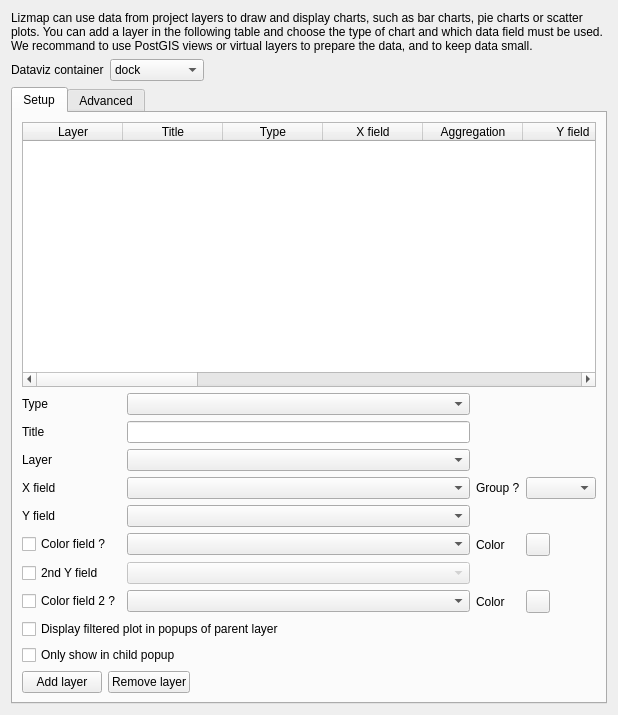
             <widget class="QWidget" name="scrollAreaWidgetContents_11">
              <property name="geometry">
               <rect>
                <x>0</x>
                <y>0</y>
                <width>618</width>
                <height>715</height>
               </rect>
              </property>
              <layout class="QVBoxLayout" name="verticalLayout_19">
               <item>
                <widget class="QLabel" name="label_78">
                 <property name="text">
                  <string>Lizmap can use data from project layers to draw and display charts, such as bar charts, pie charts or scatter plots. You can add a layer in the following table and choose the type of chart and which data field must be used. We recommand to use PostGIS views or virtual layers to prepare the data, and to keep data small.</string>
                 </property>
                 <property name="wordWrap">
                  <bool>true</bool>
                 </property>
                </widget>
               </item>
               <item>
                <layout class="QHBoxLayout" name="horizontalLayout_34">
                 <item>
                  <widget class="QLabel" name="label_79">
                   <property name="styleSheet">
                    <string notr="true"/>
                   </property>
                   <property name="text">
                    <string>Dataviz container</string>
                   </property>
                  </widget>
                 </item>
                 <item>
                  <widget class="QComboBox" name="liDatavizContainer">
                   <item>
                    <property name="text">
                     <string>dock</string>
                    </property>
                   </item>
                   <item>
                    <property name="text">
                     <string>bottomdock</string>
                    </property>
                   </item>
                   <item>
                    <property name="text">
                     <string>right-dock</string>
                    </property>
                   </item>
                  </widget>
                 </item>
                 <item>
                  <spacer name="horizontalSpacer_29">
                   <property name="orientation">
                    <enum>Qt::Horizontal</enum>
                   </property>
                   <property name="sizeHint" stdset="0">
                    <size>
                     <width>40</width>
                     <height>20</height>
                    </size>
                   </property>
                  </spacer>
                 </item>
                </layout>
               </item>
               <item>
                <widget class="QTabWidget" name="tabWidget">
                 <property name="currentIndex">
                  <number>0</number>
                 </property>
                 <widget class="QWidget" name="tab">
                  <attribute name="title">
                   <string>Setup</string>
                  </attribute>
                  <layout class="QVBoxLayout" name="verticalLayout_48">
                   <item>
                    <widget class="QTableWidget" name="twDatavizLayers">
                     <property name="maximumSize">
                      <size>
                       <width>16777215</width>
                       <height>16777215</height>
                      </size>
                     </property>
                     <property name="editTriggers">
                      <set>QAbstractItemView::NoEditTriggers</set>
                     </property>
                     <property name="alternatingRowColors">
                      <bool>true</bool>
                     </property>
                     <property name="selectionMode">
                      <enum>QAbstractItemView::SingleSelection</enum>
                     </property>
                     <property name="selectionBehavior">
                      <enum>QAbstractItemView::SelectRows</enum>
                     </property>
                     <column>
                      <property name="text">
                       <string>Layer</string>
                      </property>
                     </column>
                     <column>
                      <property name="text">
                       <string>Title</string>
                      </property>
                     </column>
                     <column>
                      <property name="text">
                       <string>Type</string>
                      </property>
                     </column>
                     <column>
                      <property name="text">
                       <string>X field</string>
                      </property>
                     </column>
                     <column>
                      <property name="text">
                       <string>Aggregation</string>
                      </property>
                     </column>
                     <column>
                      <property name="text">
                       <string>Y field</string>
                      </property>
                     </column>
                     <column>
                      <property name="text">
                       <string>Color</string>
                      </property>
                     </column>
                     <column>
                      <property name="text">
                       <string>Color field</string>
                      </property>
                     </column>
                     <column>
                      <property name="text">
                       <string>Second Y field ?</string>
                      </property>
                     </column>
                     <column>
                      <property name="text">
                       <string>Y Field 2</string>
                      </property>
                     </column>
                     <column>
                      <property name="text">
                       <string>Color 2</string>
                      </property>
                     </column>
                     <column>
                      <property name="text">
                       <string>Color field 2</string>
                      </property>
                     </column>
                     <column>
                      <property name="text">
                       <string>Popup for main layer</string>
                      </property>
                     </column>
                     <column>
                      <property name="text">
                       <string>Only show child</string>
                      </property>
                     </column>
                     <column>
                      <property name="text">
                       <string>Popup for children</string>
                      </property>
                     </column>
                     <column>
                      <property name="text">
                       <string>Id</string>
                      </property>
                     </column>
                     <column>
                      <property name="text">
                       <string>Plot Id</string>
                      </property>
                     </column>
                    </widget>
                   </item>
                   <item>
                    <layout class="QGridLayout" name="gridLayout_4">
                     <item row="11" column="1">
                      <widget class="QgsFieldComboBox" name="inDatavizColorField"/>
                     </item>
                     <item row="12" column="0">
                      <widget class="QCheckBox" name="cbDatavizYField2">
                       <property name="toolTip">
                        <string>You can add a second Y field, if the graph can accept it.</string>
                       </property>
                       <property name="text">
                        <string>2nd Y field</string>
                       </property>
                      </widget>
                     </item>
                     <item row="2" column="1">
                      <widget class="QLineEdit" name="inDatavizPlotTitle">
                       <property name="toolTip">
                        <string>The title of the graph</string>
                       </property>
                      </widget>
                     </item>
                     <item row="5" column="0">
                      <widget class="QLabel" name="label_76">
                       <property name="text">
                        <string>X field</string>
                       </property>
                      </widget>
                     </item>
                     <item row="0" column="1">
                      <widget class="QComboBox" name="liDatavizPlotType">
                       <property name="statusTip">
                        <string>Type of chart to add</string>
                       </property>
                      </widget>
                     </item>
                     <item row="8" column="0">
                      <widget class="QLabel" name="label_77">
                       <property name="text">
                        <string>Y field</string>
                       </property>
                      </widget>
                     </item>
                     <item row="0" column="0">
                      <widget class="QLabel" name="label_74">
                       <property name="text">
                        <string>Type</string>
                       </property>
                      </widget>
                     </item>
                     <item row="3" column="1">
                      <widget class="QgsMapLayerComboBox" name="liDatavizPlotLayer">
                       <property name="toolTip">
                        <string>Layer to work on</string>
                       </property>
                      </widget>
                     </item>
                     <item row="3" column="0">
                      <widget class="QLabel" name="label_58">
                       <property name="text">
                        <string>Layer</string>
                       </property>
                      </widget>
                     </item>
                     <item row="5" column="1">
                      <widget class="QgsFieldComboBox" name="inDatavizPlotXfield">
                       <property name="toolTip">
                        <string>X field of your graph, it might be empty according to the kind of graph (box)</string>
                       </property>
                      </widget>
                     </item>
                     <item row="8" column="1">
                      <widget class="QgsFieldComboBox" name="inDatavizPlotYfield">
                       <property name="toolTip">
                        <string>The Y field of your graph.</string>
                       </property>
                      </widget>
                     </item>
                     <item row="2" column="0">
                      <widget class="QLabel" name="label_71">
                       <property name="text">
                        <string>Title</string>
                       </property>
                      </widget>
                     </item>
                     <item row="12" column="1">
                      <widget class="QgsFieldComboBox" name="inDatavizPlotYfield2">
                       <property name="enabled">
                        <bool>false</bool>
                       </property>
                      </widget>
                     </item>
                     <item row="5" column="2">
                      <widget class="QLabel" name="label_98">
                       <property name="text">
                        <string>Group ?</string>
                       </property>
                      </widget>
                     </item>
                     <item row="5" column="3">
                      <widget class="QComboBox" name="liDatavizAggregation">
                       <property name="toolTip">
                        <string>For a few types of charts like ‘bar’ or ‘pie’, you can choose to aggregate the data in the graph. There are a few aggregate functions available - average(avg), sum, count, median, stddev, min, max, first, last</string>
                       </property>
                       <item>
                        <property name="text">
                         <string/>
                        </property>
                       </item>
                       <item>
                        <property name="text">
                         <string>avg</string>
                        </property>
                       </item>
                       <item>
                        <property name="text">
                         <string>sum</string>
                        </property>
                       </item>
                       <item>
                        <property name="text">
                         <string>count</string>
                        </property>
                       </item>
                       <item>
                        <property name="text">
                         <string>median</string>
                        </property>
                       </item>
                       <item>
                        <property name="text">
                         <string>stddev</string>
                        </property>
                       </item>
                       <item>
                        <property name="text">
                         <string>min</string>
                        </property>
                       </item>
                       <item>
                        <property name="text">
                         <string>max</string>
                        </property>
                       </item>
                       <item>
                        <property name="text">
                         <string>first</string>
                        </property>
                       </item>
                       <item>
                        <property name="text">
                         <string>last</string>
                        </property>
                       </item>
                      </widget>
                     </item>
                     <item row="11" column="3">
                      <widget class="QgsColorButton" name="inDatavizPlotColor">
                       <property name="color" stdset="0">
                        <color>
                         <red>0</red>
                         <green>170</green>
                         <blue>255</blue>
                        </color>
                       </property>
                       <property name="defaultColor" stdset="0">
                        <color>
                         <red>0</red>
                         <green>170</green>
                         <blue>255</blue>
                        </color>
                       </property>
                      </widget>
                     </item>
                     <item row="11" column="2">
                      <widget class="QLabel" name="label_75">
                       <property name="text">
                        <string>Color</string>
                       </property>
                      </widget>
                     </item>
                     <item row="13" column="1">
                      <widget class="QgsFieldComboBox" name="inDatavizColorField2"/>
                     </item>
                     <item row="13" column="3">
                      <widget class="QgsColorButton" name="inDatavizPlotColor2">
                       <property name="color" stdset="0">
                        <color>
                         <red>255</red>
                         <green>170</green>
                         <blue>0</blue>
                        </color>
                       </property>
                       <property name="defaultColor" stdset="0">
                        <color>
                         <red>255</red>
                         <green>170</green>
                         <blue>0</blue>
                        </color>
                       </property>
                      </widget>
                     </item>
                     <item row="13" column="2">
                      <widget class="QLabel" name="label_80">
                       <property name="text">
                        <string>Color</string>
                       </property>
                      </widget>
                     </item>
                     <item row="13" column="0">
                      <widget class="QCheckBox" name="cbDatavizUseColorField2">
                       <property name="toolTip">
                        <string>You can choose the color of the second Y field the same way you choose the one for his first Y field.</string>
                       </property>
                       <property name="text">
                        <string>Color field 2 ?</string>
                       </property>
                      </widget>
                     </item>
                     <item row="11" column="0">
                      <widget class="QCheckBox" name="cbDatavizUseColorField">
                       <property name="toolTip">
                        <string>You can choose or not a color field to customize the color of each category of your chart. If you want to do it, you need to check the checkbox, then choose the field of your layer which contains the colors you want to use. The color can be written like ‘red’ or ‘blue’ but it can be an HTML color code like ‘#01DFD7’ for example.</string>
                       </property>
                       <property name="text">
                        <string>Color field ?</string>
                       </property>
                      </widget>
                     </item>
                    </layout>
                   </item>
                   <item>
                    <widget class="QCheckBox" name="cbDatavizDisplayChildPlot">
                     <property name="toolTip">
                      <string>If you check this checkbox, the children of your layer will get the same graph as the parent plot but filtered only for them. It’s useful if you want to see the statistics of one entity instead of all.</string>
                     </property>
                     <property name="text">
                      <string>Display filtered plot in popups of parent layer</string>
                     </property>
                    </widget>
                   </item>
                   <item>
                    <widget class="QCheckBox" name="cbDatavizOnlyShowChild">
                     <property name="toolTip">
                      <string>The main graph will not be shown in the main container and only the filtered graph of the relation of the layer will be displayed in the popup when you select the element.</string>
                     </property>
                     <property name="text">
                      <string>Only show in child popup</string>
                     </property>
                    </widget>
                   </item>
                   <item>
                    <layout class="QHBoxLayout" name="horizontalLayout_35">
                     <item>
                      <widget class="QPushButton" name="btDatavizAddLayer">
                       <property name="text">
                        <string>Add layer</string>
                       </property>
                      </widget>
                     </item>
                     <item>
                      <widget class="QPushButton" name="btDatavizRemoveLayer">
                       <property name="text">
                        <string>Remove layer</string>
                       </property>
                      </widget>
                     </item>
                     <item>
                      <spacer name="horizontalSpacer_36">
                       <property name="orientation">
                        <enum>Qt::Horizontal</enum>
                       </property>
                       <property name="sizeHint" stdset="0">
                        <size>
                         <width>40</width>
                         <height>20</height>
                        </size>
                       </property>
                      </spacer>
                     </item>
                    </layout>
                   </item>
                  </layout>
                 </widget>
                 <widget class="QWidget" name="tab_2">
                  <attribute name="title">
                   <string>Advanced</string>
                  </attribute>
                  <layout class="QVBoxLayout" name="verticalLayout">
                   <item>
                    <widget class="QLabel" name="label_97">
                     <property name="text">
                      <string>Optional container template (HTML with Bootstrap, use the id of the plot, such as $1)</string>
                     </property>
                    </widget>
                   </item>
                   <item>
                    <widget class="QgsCodeEditorHTML" name="inDatavizTemplate"/>
                   </item>
                  </layout>
                 </widget>
                </widget>
               </item>
              </layout>
             </widget>
